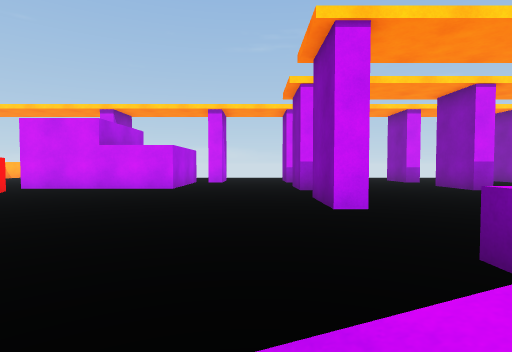
view 1 (above)

17 first-person views from a walk through a scene from a Unity 3-D project. The camera is 0.68 m above the floor, tilts 2° down and sees 80° across. The floor is counted in squares, 1 m on a side. Each view is taken from the middle of a square. On the plan, view 1 faces up. The plan holds only what a view shows up to about 10 squares ahead; the rest is blank. The place goes on beyond the plan. The player is left out. Some animated figures are not drawn.

view 2
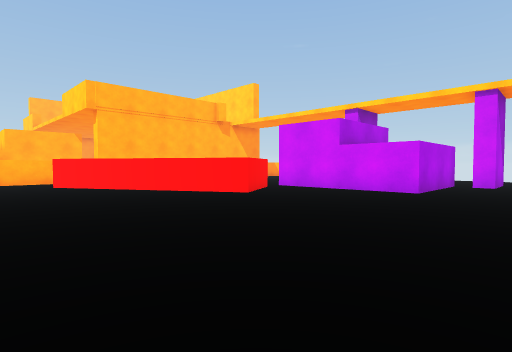

view 3
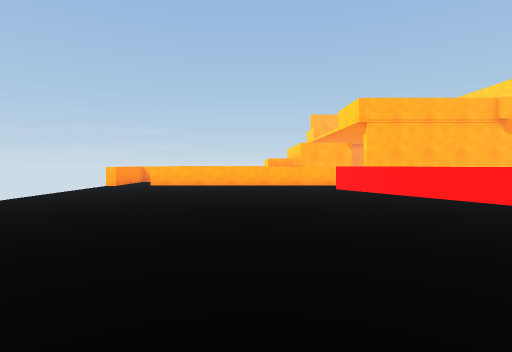

view 4
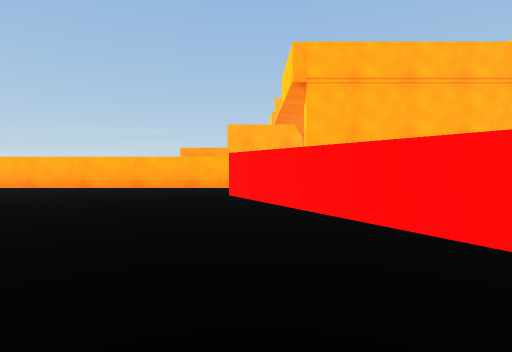

view 5
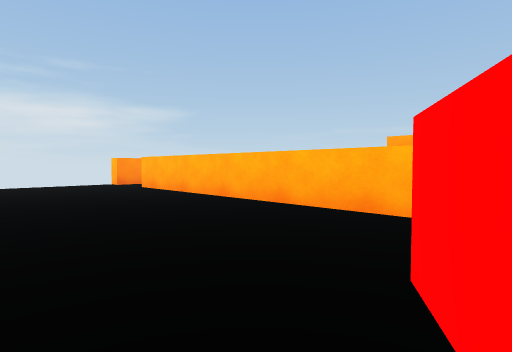

view 6
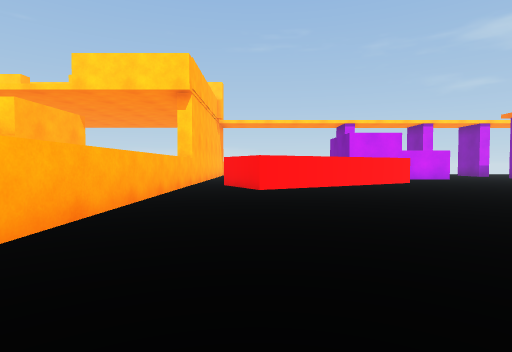

view 7
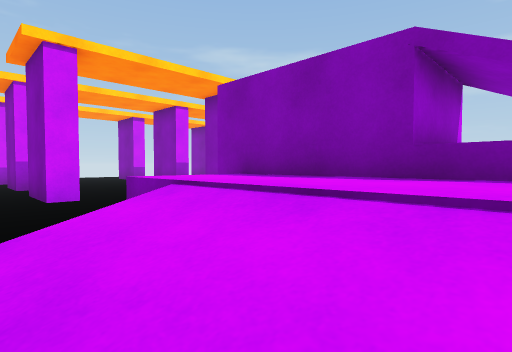

view 8
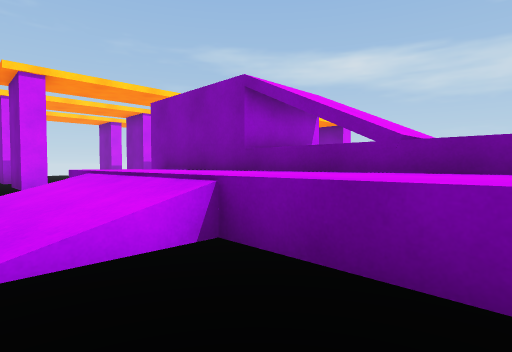

view 9
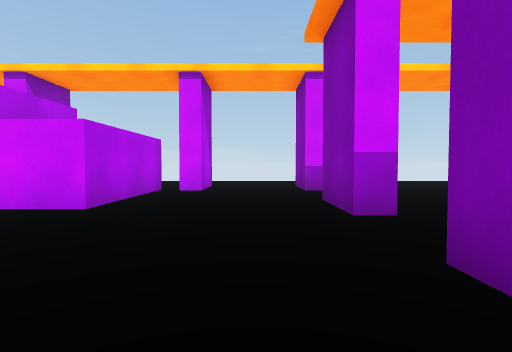

view 10
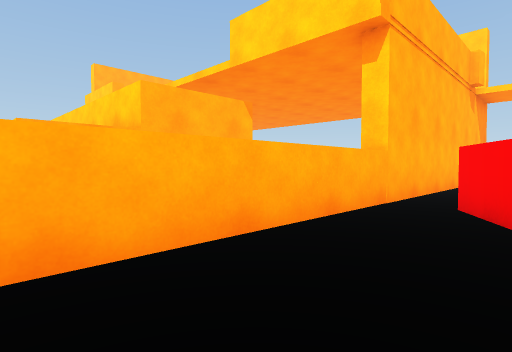

view 11
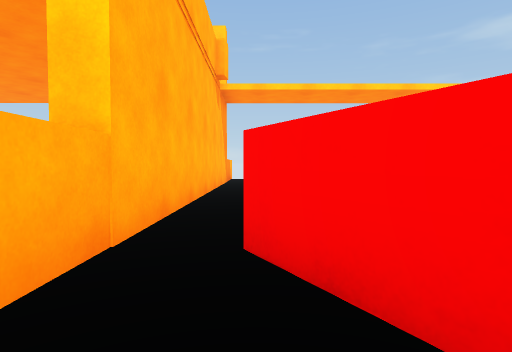

view 12
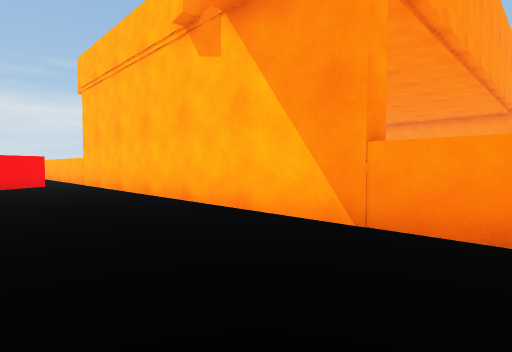

view 13
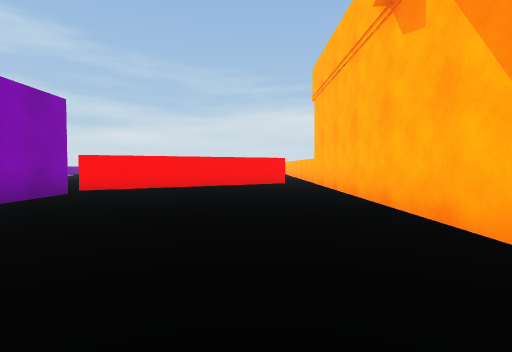

view 14
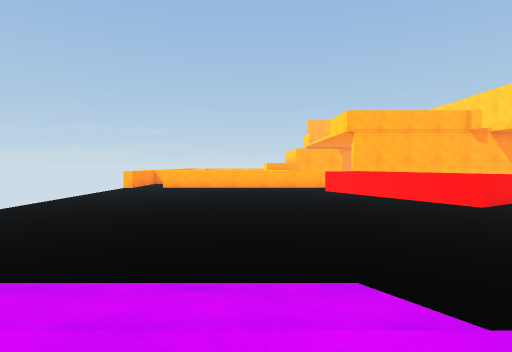

view 15
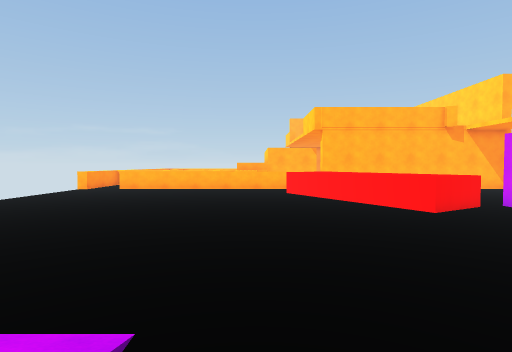

view 16
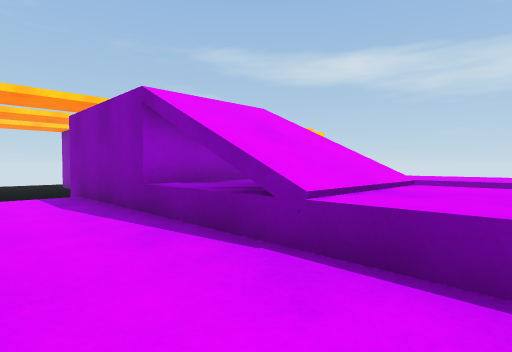

view 17
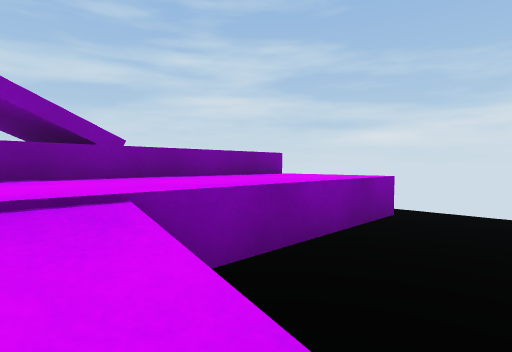

### Floor plan
Key: @ floor where view 1 was taken; # wall or solid block; x gap in a wall; . main floor; : floor 0.55 m higher than the main floor; / step, stairs or slope; = window, fence, low wall or low ledge; ^ raised ledge.
Columns run from 14 left of view 1 to 10 right of it. Each row starts with its distance up from view 1.
 17 # ..
 16 #
 15 #          .#...#  ..
 14 #          .#...# ...
 13 #          ##.... ..
 12 #.  ...#   #.......
 11 #......#   #....#..
 10 #......#####....#....#
  9 #......x........ ....
  8 #....###........ ....
  7 #...####........#...
  6 #.# ####........#...
  5 ######....... .....
  4 #.##.......... ...
  3 #............. ...#
  2 #............ ..::#
  1 #............ //::#
  0 #...........  @/::#
 -1 #... ........ //::^^^
 -2 #... ........ //::=#
 -3 #... ...........::^^  ^^^
 -4 #... .........  ::^^^ ^^^
 -5 x... .......  . ::^^^

Where each view was taken, in squares from view 1:
view 1: 0 up, 0 right, facing up
view 2: 1 up, 0 right, facing up-left
view 3: 0 up, 1 right, facing left
view 4: 4 up, 5 left, facing left
view 5: 4 up, 10 left, facing down-left
view 6: 5 down, 12 left, facing up
view 7: 2 down, 0 right, facing up-right
view 8: 5 down, 0 right, facing up-right
view 9: 5 up, 0 right, facing up
view 10: 0 up, 12 left, facing up-left
view 11: 3 up, 13 left, facing up
view 12: 17 up, 11 left, facing down-left
view 13: 17 up, 12 left, facing down
view 14: 0 up, 3 right, facing left
view 15: 2 up, 2 right, facing left
view 16: 5 down, 2 right, facing up-right
view 17: 2 down, 0 right, facing down-right
